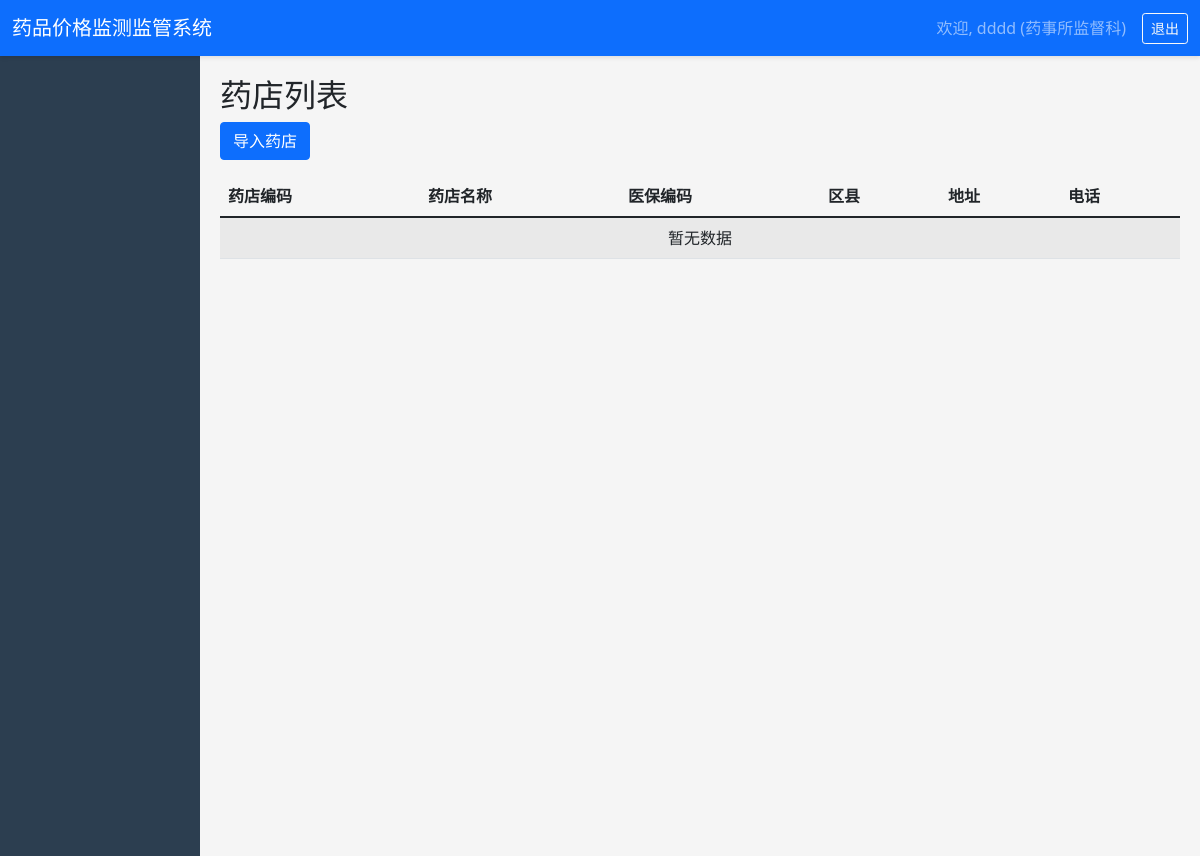
Page /pharmacies/ (signed in) on the earlier database version.
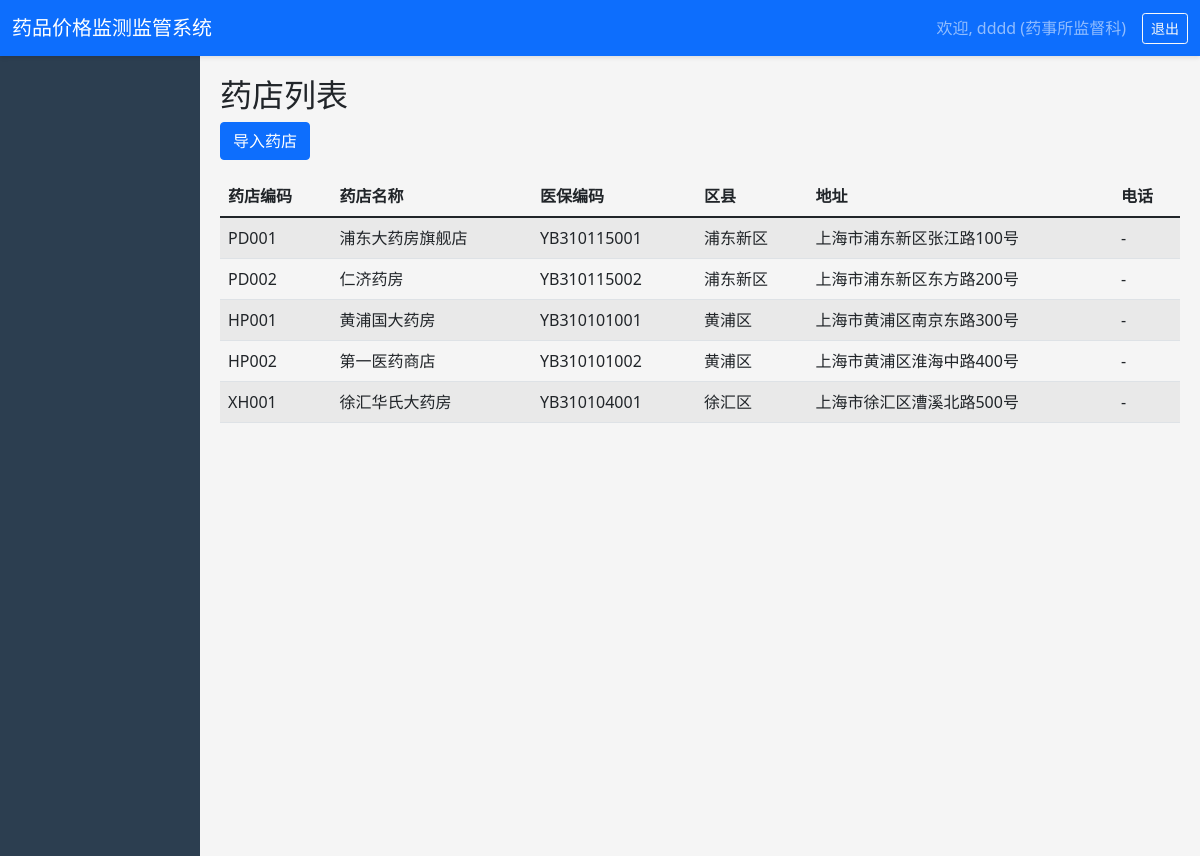
Same page on the later database version.
### core/models.py (models this page shows, shortened)
class Pharmacy(models.Model):
    pharmacy_code = models.CharField(max_length=50, unique=True, verbose_name='药店编码')
    pharmacy_name = models.CharField(max_length=200, verbose_name='药店名称')
    medical_insurance_code = models.CharField(max_length=50, verbose_name='医保编码')
    district = models.CharField(max_length=50, verbose_name='区县')
    district_fk = models.ForeignKey('District', on_delete=models.SET_NULL, null=True, blank=True, related_name='pharmacies', verbose_name='所属区县')
    address = models.CharField(max_length=300, blank=True, verbose_name='地址')
    phone = models.CharField(max_length=20, blank=True, verbose_name='电话')
    created_at = models.DateTimeField(auto_now_add=True)
    class Meta:
        verbose_name = '药店'
        verbose_name_plural = '药店'

### core/views.py (the view)
# urls.py: path('pharmacies/', v.pharmacy_list, name='pharmacy_list'),
@login_required
def pharmacy_list(request):
    pharmacies = Pharmacy.objects.all()
    return render(request, 'core/drug/pharmacy_list.html', {'page_obj': pharmacies})

### templates/core/drug/pharmacy_list.html (shortened to what this page needs)
{% extends 'core/base.html' %}
{% block content %}
<h2>药店列表</h2>
<a href="{% url 'pharmacy_import' %}" class="btn btn-primary mb-3">导入药店</a>
<table class="table table-striped">
    <thead>
        <tr>
            <th>药店编码</th>
            <th>药店名称</th>
            <th>医保编码</th>
            <th>区县</th>
            <th>地址</th>
            <th>电话</th>
        </tr>
    </thead>
    <tbody>
        {% for p in page_obj %}
        <tr>
            <td>{{ p.pharmacy_code }}</td>
            <td>{{ p.pharmacy_name }}</td>
            <td>{{ p.medical_insurance_code }}</td>
            <td>{{ p.district }}</td>
            <td>{{ p.address|default:'-' }}</td>
            <td>{{ p.phone|default:'-' }}</td>
        </tr>
        {% empty %}
        <tr><td colspan="6" class="text-center">暂无数据</td></tr>
        {% endfor %}
    </tbody>
</table>
{% endblock %}

Differences in the rows shown:
added Pharmacy: pharmacy_code "PD001", pharmacy_name "浦东大药房旗舰店", medical_insurance_code "YB310115001", district "浦东新区", address "上海市浦东新区张江路100号", phone "-"
added Pharmacy: pharmacy_code "PD002", pharmacy_name "仁济药房", medical_insurance_code "YB310115002", district "浦东新区", address "上海市浦东新区东方路200号", phone "-"
added Pharmacy: pharmacy_code "HP001", pharmacy_name "黄浦国大药房", medical_insurance_code "YB310101001", district "黄浦区", address "上海市黄浦区南京东路300号", phone "-"
added Pharmacy: pharmacy_code "HP002", pharmacy_name "第一医药商店", medical_insurance_code "YB310101002", district "黄浦区", address "上海市黄浦区淮海中路400号", phone "-"
added Pharmacy: pharmacy_code "XH001", pharmacy_name "徐汇华氏大药房", medical_insurance_code "YB310104001", district "徐汇区", address "上海市徐汇区漕溪北路500号", phone "-"
Other differences:
text no longer shown: "暂无数据"
